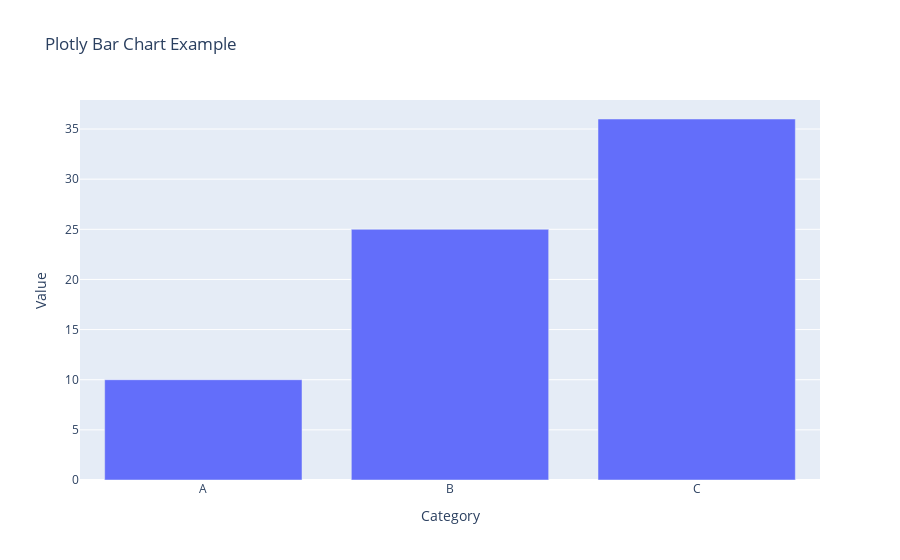

Write notebook code for a chart like this one.
### Code cell
#Static	Stylish	Statistical plots built on Matplotlib
import pandas as pd
import matplotlib.pyplot as plt
import seaborn as sns
import plotly.express as px

# Simple sample data
data = pd.DataFrame({
    'Category': ['A', 'B', 'C'],
    'Value': [10, 25, 36]
})

# Matplotlib
plt.bar(data['Category'], data['Value'], color='skyblue')
plt.title('Matplotlib Bar Chart Example')
plt.xlabel('Category')
plt.ylabel('Value')
plt.grid(axis='y', linestyle='--', alpha=0.5)
plt.show()

# Seaborn
sns.barplot(x='Category', y='Value', data=data, palette='viridis')
plt.title('Seaborn Bar Chart Example')
plt.grid(axis='y', linestyle='--', alpha=0.7)
plt.show()

# Plotly
fig = px.bar(data, x='Category', y='Value', title="Plotly Bar Chart Example")
fig.show()

### Figure 1 — Plotly figure (JSON) as saved in the notebook; plotly's stock layout.template omitted (floating-point values rounded to 4 significant figures)
{"data": [{"hovertemplate": "Category=%{x}<br>Value=%{y}<extra></extra>", "legendgroup": "", "marker": {"color": "#636efa", "pattern": {"shape": ""}}, "name": "", "orientation": "v", "showlegend": false, "textposition": "auto", "type": "bar", "x": ["A", "B", "C"], "xaxis": "x", "y": [10, 25, 36], "yaxis": "y"}], "layout": {"barmode": "relative", "legend": {"tracegroupgap": 0}, "title": {"text": "Plotly Bar Chart Example"}, "xaxis": {"anchor": "y", "domain": [0, 1], "title": {"text": "Category"}}, "yaxis": {"anchor": "x", "domain": [0, 1], "title": {"text": "Value"}}}}
